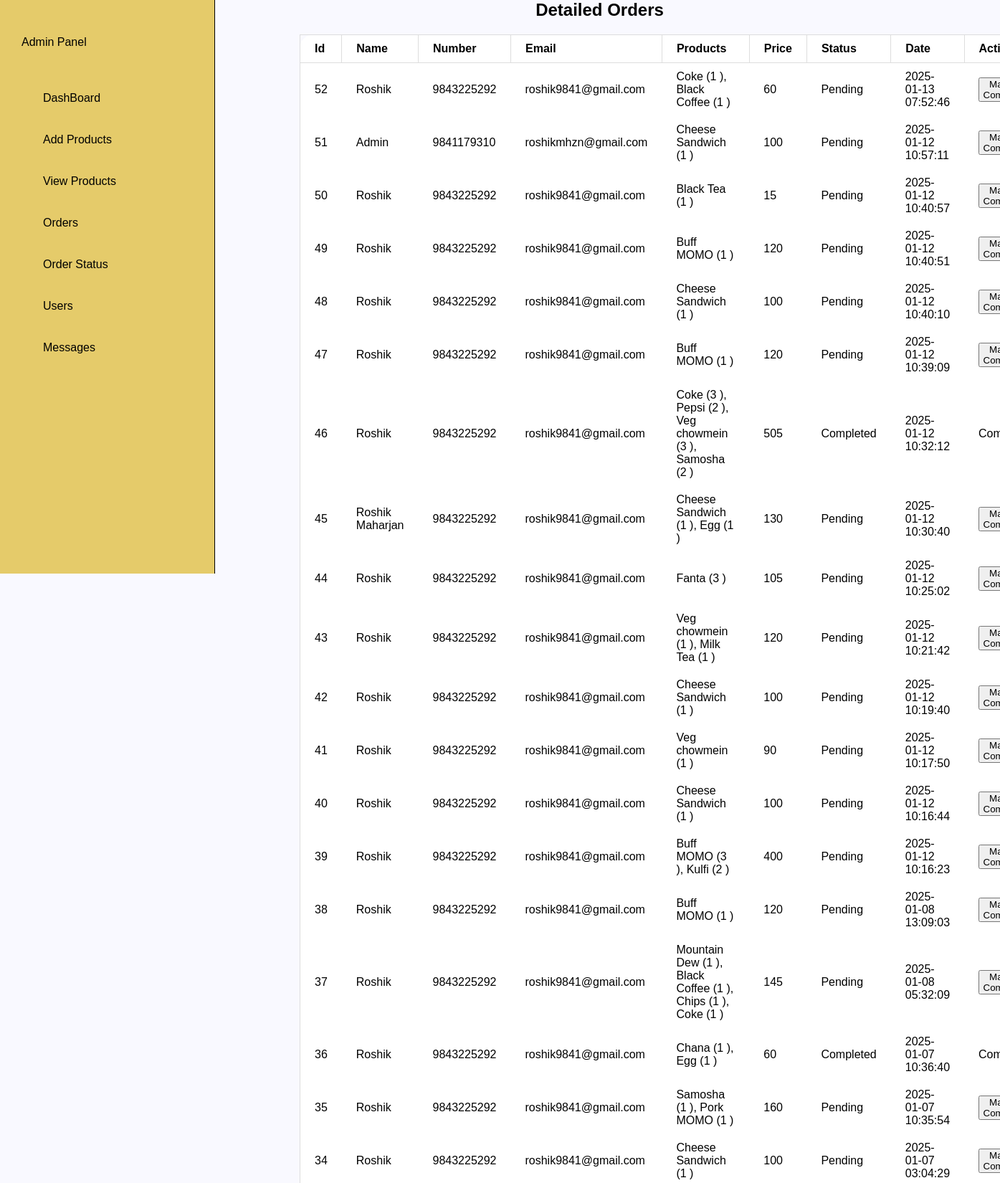
The app's page /admin/order.php (upper part) with its own data.
### tables this page shows
CREATE TABLE `orders` (
  `id` int(4) NOT NULL,
  `name` varchar(20) DEFAULT NULL,
  `number` varchar(10) DEFAULT NULL,
  `email` varchar(20) DEFAULT NULL,
  `total_products` varchar(500) DEFAULT NULL,
  `total_price` varchar(100) DEFAULT NULL,
  `orderId` int(5) DEFAULT NULL,
  `created_at` timestamp NOT NULL DEFAULT current_timestamp(),
  `sold_date` date DEFAULT curdate(),
  `status` varchar(20) NOT NULL DEFAULT 'Pending'
);

### admin/order.php (the view, shortened to what this page needs)
<!DOCTYPE html>
<html lang="en">
<head>
    <link rel="stylesheet" href="admin-style/style.css">
</head>
<body>
    <?php include("adminHeader.php"); ?>
    <section class="display_product">
        <div class="display_message">
            <h2>Detailed Orders</h2>
            <table class="admin-table">
                <thead>
                    <tr>
                        <th>Id</th>
                        <th>Name</th>
                        <th>Number</th>
                        <th>Email</th>
                        <th>Products</th>
                        <th>Price</th>
                        <th>Status</th>
                        <th>Date</th>
                        <th>Action</th>
                    </tr>
                </thead>
                <tbody>
                    <?php
                    $query = "SELECT * FROM orders ORDER BY created_at DESC";
                    $result = mysqli_query($con, $query);
                    if ($result && mysqli_num_rows($result) > 0) {
                        while ($row = mysqli_fetch_assoc($result)) {
                            echo "<tr>";
                            echo "<td>{$row['id']}</td>";
                            echo "<td>{$row['name']}</td>";
                            echo "<td>{$row['number']}</td>";
                            echo "<td>{$row['email']}</td>";
                            echo "<td>{$row['total_products']}</td>";
                            echo "<td>{$row['total_price']}</td>";
                            echo "<td>" . ucfirst($row['status']) . "</td>";
                            echo "<td>{$row['created_at']}</td>";
                            echo "<td>";
                            if ($row['status'] === 'Pending') {
                                echo "<form method='POST' action=''>";
                                echo "<button type='submit'>Mark as Completed</button>";
                                echo "</form>";
                            } else {
                                echo "Completed";
                            }
                            echo "</td>";
                            echo "</tr>";
                        }
                    } else {
                        echo "<tr><td colspan='9'>No orders found</td></tr>";
                    }
                    ?>
                </tbody>
            </table>
        </div>
    </section>
</body>
</html>

### admin/admin-style/style.css (style rules this page uses)
.display_message { text-align: center; }
.admin-table { background-color: #FFFFFF; padding: 20px; border: 1px solid #ddd; border-radius: 20px; width: 100%; border-collapse: collapse; margin: 20px 0; }
.admin-table th { padding: 10px 20px; border: 1px solid #ddd; text-align: left; }
.admin-table td { padding: 10px 20px; text-align: left; }
body { background-color: #f9f9ff; display: flex; justify-content: center; }
.display_product { width: 60%; margin-right: 140px; }

### admin/adminHeader.php (style rules this page uses)
* { margin: 0; padding: 0; box-sizing: border-box; }
html, body { height: 100%; }
body { font-family: Arial, Helvetica, sans-serif; display: flex; }

### records on screen
orders: id "52", name "Roshik", number "9843225292", email "roshik9841@gmail.com", total_products "Coke (1 ), Black Coffee (1 )", total_price "60", status "Pending", created_at "2025-01-13 07:52:46"
orders: id "51", name "Admin", number "9841179310", email "roshikmhzn@gmail.com", total_products "Cheese Sandwich (1 )", total_price "100", status "Pending", created_at "2025-01-12 10:57:11"
orders: id "50", name "Roshik", number "9843225292", email "roshik9841@gmail.com", total_products "Black Tea (1 )", total_price "15", status "Pending", created_at "2025-01-12 10:40:57"
orders: id "49", name "Roshik", number "9843225292", email "roshik9841@gmail.com", total_products "Buff MOMO (1 )", total_price "120", status "Pending", created_at "2025-01-12 10:40:51"
orders: id "48", name "Roshik", number "9843225292", email "roshik9841@gmail.com", total_products "Cheese Sandwich (1 )", total_price "100", status "Pending", created_at "2025-01-12 10:40:10"
orders: id "47", name "Roshik", number "9843225292", email "roshik9841@gmail.com", total_products "Buff MOMO (1 )", total_price "120", status "Pending", created_at "2025-01-12 10:39:09"
orders: id "46", name "Roshik", number "9843225292", email "roshik9841@gmail.com", total_products "Coke (3 ), Pepsi (2 ), Veg chowmein (3 ), Samosha (2 )", total_price "505", status "Completed", created_at "2025-01-12 10:32:12"
orders: id "45", name "Roshik Maharjan", number "9843225292", email "roshik9841@gmail.com", total_products "Cheese Sandwich (1 ), Egg (1 )", total_price "130", status "Pending", created_at "2025-01-12 10:30:40"
orders: id "44", name "Roshik", number "9843225292", email "roshik9841@gmail.com", total_products "Fanta (3 )", total_price "105", status "Pending", created_at "2025-01-12 10:25:02"
orders: id "43", name "Roshik", number "9843225292", email "roshik9841@gmail.com", total_products "Veg chowmein (1 ), Milk Tea (1 )", total_price "120", status "Pending", created_at "2025-01-12 10:21:42"
orders: id "42", name "Roshik", number "9843225292", email "roshik9841@gmail.com", total_products "Cheese Sandwich (1 )", total_price "100", status "Pending", created_at "2025-01-12 10:19:40"
orders: id "41", name "Roshik", number "9843225292", email "roshik9841@gmail.com", total_products "Veg chowmein (1 )", total_price "90", status "Pending", created_at "2025-01-12 10:17:50"
orders: id "40", name "Roshik", number "9843225292", email "roshik9841@gmail.com", total_products "Cheese Sandwich (1 )", total_price "100", status "Pending", created_at "2025-01-12 10:16:44"
orders: id "39", name "Roshik", number "9843225292", email "roshik9841@gmail.com", total_products "Buff MOMO (3 ), Kulfi (2 )", total_price "400", status "Pending", created_at "2025-01-12 10:16:23"
orders: id "38", name "Roshik", number "9843225292", email "roshik9841@gmail.com", total_products "Buff MOMO (1 )", total_price "120", status "Pending", created_at "2025-01-08 13:09:03"
orders: id "37", name "Roshik", number "9843225292", email "roshik9841@gmail.com", total_products "Mountain Dew (1 ), Black Coffee (1 ), Chips (1 ), Coke (1 )", total_price "145", status "Pending", created_at "2025-01-08 05:32:09"
orders: id "36", name "Roshik", number "9843225292", email "roshik9841@gmail.com", total_products "Chana (1 ), Egg (1 )", total_price "60", status "Completed", created_at "2025-01-07 10:36:40"
orders: id "35", name "Roshik", number "9843225292", email "roshik9841@gmail.com", total_products "Samosha (1 ), Pork MOMO (1 )", total_price "160", status "Pending", created_at "2025-01-07 10:35:54"
orders: id "34", name "Roshik", number "9843225292", email "roshik9841@gmail.com", total_products "Cheese Sandwich (1 )", total_price "100", status "Pending", created_at "2025-01-07 03:04:29"
